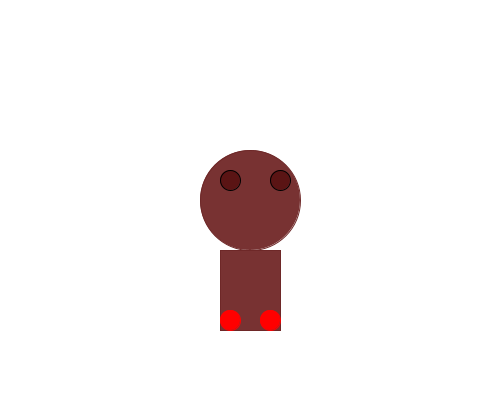
Frame 1 (no input)
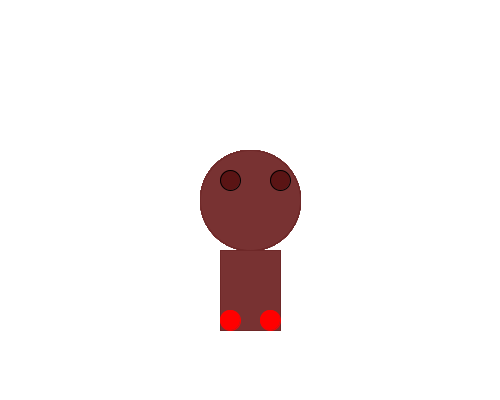
Frame 60 (the mouse pressed at the canvas centre just before this capture)
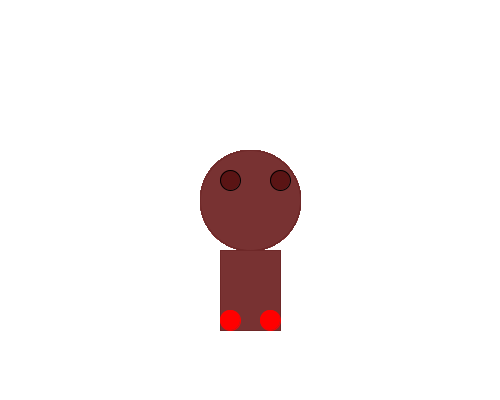
Frame 120 (the mouse held since frame 60 and released just before this capture)

The Processing sketch that drew these frames (run headless with seeded random() and noise(); from frame 60 on, the mouse is pressed at the canvas centre):

// Processing sketch: rectipse
// ── rectipse.pde
void setup () {
  size(500, 400);
  background(255,255,255);
}

void draw() {
  stroke(110,40,40);
  fill(120,50,50);
  ellipse(250, 200, 100, 100);
  rect(220, 250, 60, 80);
  
  stroke(0,0,0);
  fill(90,20,20);
  ellipse(230, 180, 20, 20);
  ellipse(280, 180, 20, 20);
  
  stroke(255,0,0);
  fill(255,0,0); 
  ellipse(270, 320, 20, 20);
  ellipse(230, 320, 20, 20);
}
